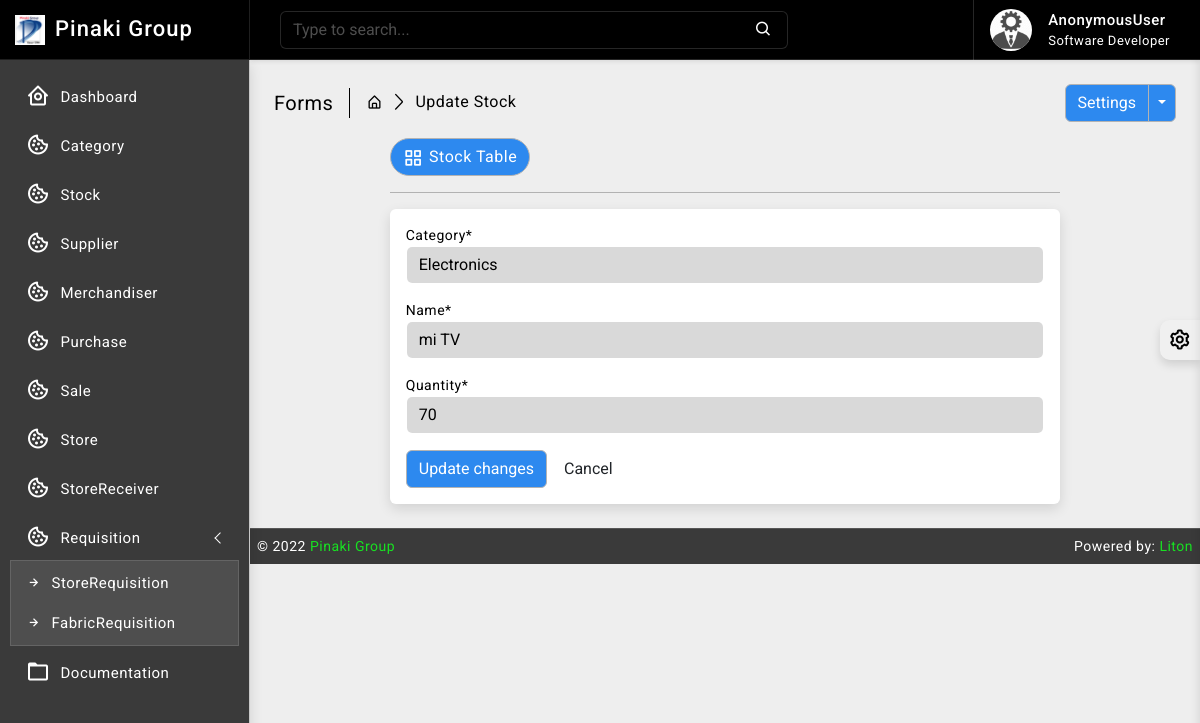
The page /stock/2/edit on the database as committed earlier.
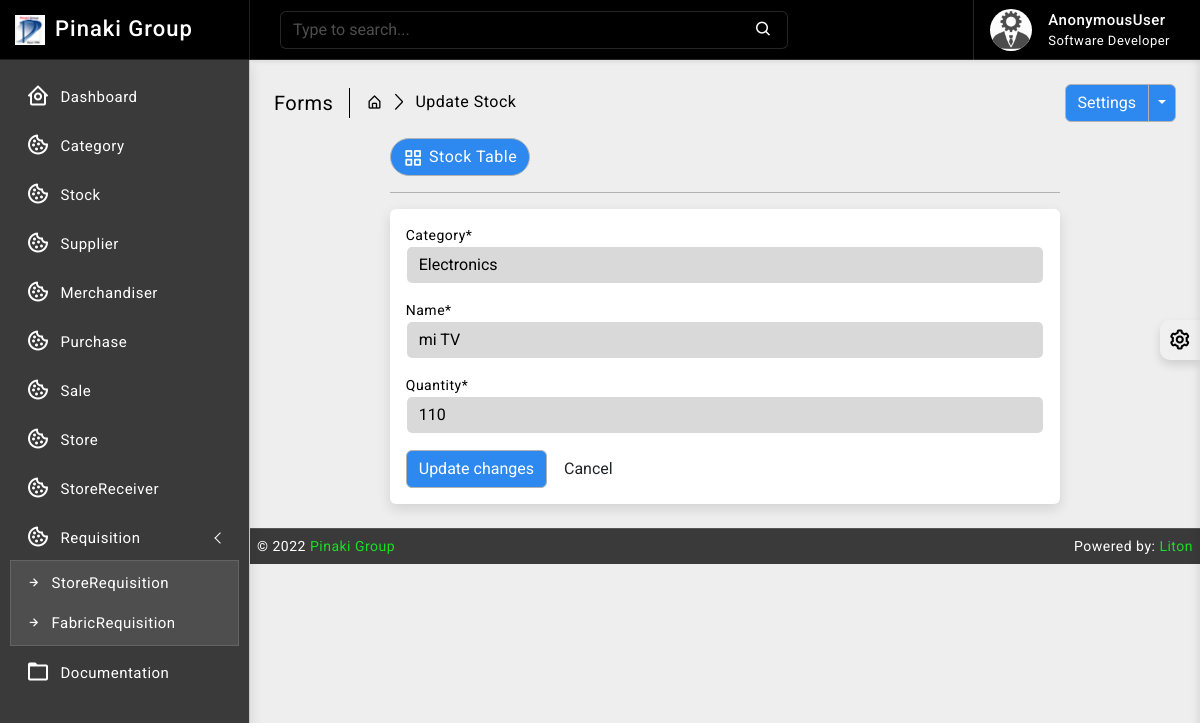
The same page on the database as committed later.
### stock/models.py (models this page shows, shortened)
class Stock(models.Model):
    id = models.AutoField(primary_key=True)
    category = models.ForeignKey(Category, on_delete=models.CASCADE, blank=False)
    name = models.CharField(max_length=30, unique=True)
    quantity = models.IntegerField(default=1)
    is_deleted = models.BooleanField(default=False)

### stock/views.py (the view)
# urls.py: path('<int:pk>/edit', views.StockUpdateView.as_view(), name='stock_update'),
class StockUpdateView(SuccessMessageMixin, UpdateView):                                 # updateview class to edit stock, mixin used to display message
    model = Stock                                                                       # setting 'Stock' model as model
    form_class = StockForm                                                              # setting 'StockForm' form as form
    template_name = "stock/update.html"                                                 # 'edit_stock.html' used as the template
    success_url = '/stock'                                                              # redirects to 'inventory' page in the url after submitting the form
    success_message = "Stock has been updated successfully"                             # displays message when form is submitted
    def get_context_data(self, **kwargs):                                               # used to send additional context
        context = super().get_context_data(**kwargs)
        return context

### stock/forms.py
class StockForm(forms.ModelForm):
    def __init__(self, *args, **kwargs):                          # used to set css classes to the various fields
        super().__init__(*args, **kwargs)
        self.fields['category'].widget.attrs.update({'class': 'textinput form-control'})
        self.fields['name'].widget.attrs.update({'class': 'textinput form-control'})
        self.fields['quantity'].widget.attrs.update({'class': 'textinput form-control', 'min': '0'})
    class Meta:
        model = Stock
        fields = ['category', 'name', 'quantity']

### category/models.py (called while the page is built)
    def __str__(self):
        return self.name

### templates/stock/update.html (shortened to what this page needs)
{% extends 'base/base.html' %}
{% block body %}
{% load crispy_forms_tags %}
{% load static %}
<div class="page-wrapper">
	<div class="page-content">
		<div class="page-breadcrumb d-none d-sm-flex align-items-center mb-3">
			<div class="breadcrumb-title pe-3">Forms</div>
			<div class="ps-3">
				<nav aria-label="breadcrumb">
					<ol class="breadcrumb mb-0 p-0">
						<li class="breadcrumb-item">
							<a href="#">
								<i class="bx bx-home-alt"></i>
							</a>
						</li>
						<li class="breadcrumb-item active" aria-current="page">Update Stock</li>
					</ol>
				</nav>
			</div>
			<div class="ms-auto">
				<div class="btn-group">
					<button type="button" class="btn btn-light">Settings</button>
					<button type="button" class="btn btn-light dropdown-toggle dropdown-toggle-split" data-bs-toggle="dropdown">
					</button>
				</div>
			</div>
		</div>
		<div class="row">
			<div class="col-xl-9 mx-auto">
				<div class="ms-auto">
					<a href="{% url 'stock_read' %}" class="btn btn-light radius-30 mt-2 mt-lg-0">
						<i class="bx bx-grid-alt"></i>Stock Table
					</a>
				</div>
				<hr/>
				<div class="card">
					<div class="card-body">
						<form class="row g-3" method="POST">
								<div class="col-sm-12">
									<div class="controls">
										{{ form.category|as_crispy_field }}
									</div>
								</div><br>
								<div class="col-sm-12">
									<div class="controls">
										{{ form.name|as_crispy_field }}
									</div>
								</div><br>
								<div class="col-sm-12">
									<div class="controls">
										{{ form.quantity|as_crispy_field }}
									</div>
								</div><br>
							<div class="form-actions">
								<button type="submit" class="btn btn-light">Update changes</button>
								<button type="reset" class="btn">Cancel</button>
							</div>
						</form>
					</div>
				</div>
			</div>
		</div>
	</div>
</div>
{% endblock body %}

Rows that differ between the two databases and show on the page:
changed Stock "Electronics": quantity "70" → "110"
